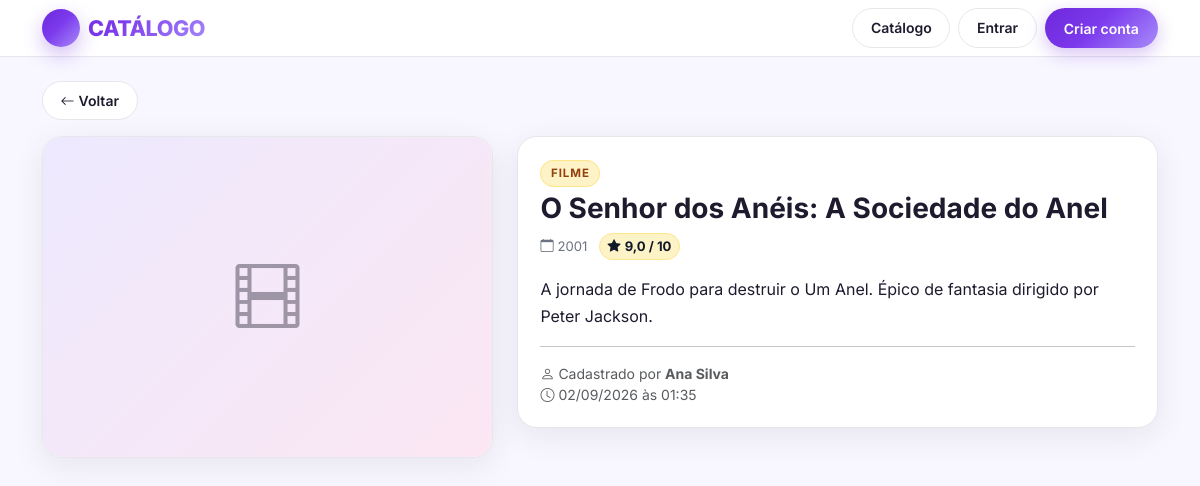
Screenshot of /View/item.php?id=2 with the database file from the repository.
### tables this page shows
CREATE TABLE IF NOT EXISTS itens (
    id          INT AUTO_INCREMENT PRIMARY KEY,
    usuario_id  INT NOT NULL,
    titulo      VARCHAR(190) NOT NULL,
    tipo        ENUM('livro','filme','jogo') NOT NULL,
    descricao   TEXT NOT NULL,
    ano         SMALLINT UNSIGNED NOT NULL,
    nota        DECIMAL(3,1) NOT NULL,
    imagem      VARCHAR(255) DEFAULT NULL,
    criado_em   DATETIME NOT NULL DEFAULT CURRENT_TIMESTAMP,
    CONSTRAINT fk_itens_usuario
        FOREIGN KEY (usuario_id) REFERENCES usuarios(id)
        ON DELETE CASCADE
        ON UPDATE CASCADE,
    INDEX idx_tipo (tipo),
    INDEX idx_titulo (titulo),
    INDEX idx_usuario (usuario_id),
    INDEX idx_criado (criado_em)
);

CREATE TABLE IF NOT EXISTS usuarios (
    id         INT AUTO_INCREMENT PRIMARY KEY,
    nome       VARCHAR(120) NOT NULL,
    email      VARCHAR(190) NOT NULL UNIQUE,
    senha      VARCHAR(255) NOT NULL,
    criado_em  DATETIME NOT NULL DEFAULT CURRENT_TIMESTAMP
);

### Model/Conexao.php (called while the page is built, shortened)
<?php
class Conexao
{
    private static ?PDO $instancia = null;
    public static function obterInstancia(): PDO
    {
        if (self::$instancia === null) {
            try {
                $dsn = "mysql:host=" . DB_HOST
                     . ";port=" . DB_PORT
                     . ";dbname=" . DB_NAME
                     . ";charset=utf8mb4";
                self::$instancia = new PDO($dsn, DB_USER, DB_PASSWORD, [
                    PDO::ATTR_ERRMODE            => PDO::ERRMODE_EXCEPTION,
                    PDO::ATTR_DEFAULT_FETCH_MODE => PDO::FETCH_ASSOC,
                    PDO::ATTR_EMULATE_PREPARES   => false,
                ]);
            } catch (PDOException $erro) {
                die("Erro ao conectar ao banco de dados: " . $erro->getMessage());
            }
        }
        return self::$instancia;
    }
}

### Controller/UsuarioController.php (called while the page is built, shortened)
<?php
class UsuarioController
{
    public function estaLogado(): bool
    {
        return isset($_SESSION["id_usuario"]);
    }
}

### Model/Item.php (called while the page is built, shortened)
<?php
class Item
{
    private PDO $db;
    public function __construct()
    {
        $this->db = Conexao::obterInstancia();
    }
    public function buscarPorId(int $idItem): array|false
    {
        try {
            $sql = "SELECT i.id,
                           i.titulo,
                           i.tipo,
                           i.descricao,
                           i.ano,
                           i.nota,
                           i.imagem,
                           i.criado_em,
                           i.usuario_id,
                           u.nome AS nome_usuario
                    FROM itens i
                    INNER JOIN usuarios u ON u.id = i.usuario_id
                    WHERE i.id = :id
                    LIMIT 1";
            $stmt = $this->db->prepare($sql);
            $stmt->bindValue(":id", $idItem, PDO::PARAM_INT);
            $stmt->execute();
            return $stmt->fetch();
        } catch (PDOException $erro) {
            error_log("Erro ao buscar item: " . $erro->getMessage());
            return false;
        }
    }
}

### Controller/ItemController.php (called while the page is built, shortened)
<?php
class ItemController
{
    private Item $itemModel;
    public function __construct()
    {
        $this->itemModel = new Item();
    }
    public function buscarPorId(int $idItem): array|false
    {
        return $this->itemModel->buscarPorId($idItem);
    }
}

### View/item.php (the view, shortened to what this page needs)
<?php
$usuarioController = new UsuarioController();
$itemController    = new ItemController();
$idItem = isset($_GET["id"]) ? (int) $_GET["id"] : 0;
$item = $itemController->buscarPorId($idItem);
$estaLogado = $usuarioController->estaLogado();
function esc(string $v): string { return htmlspecialchars($v, ENT_QUOTES, "UTF-8"); }
function iconeTipo(string $t): string { return match($t){"livro"=>"bi-book","filme"=>"bi-film","jogo"=>"bi-controller",default=>"bi-tag"}; }
function classeBadge(string $t): string { return match($t){"livro"=>"badge-livro","filme"=>"badge-filme","jogo"=>"badge-jogo",default=>"badge-livro"}; }
?>
<!DOCTYPE html>
<html lang="pt-BR">
<head>
<link href="https://cdn.jsdelivr.net/npm/bootstrap@5.3.3/dist/css/bootstrap.min.css" rel="stylesheet">
<link href="https://cdn.jsdelivr.net/npm/bootstrap-icons@1.11.3/font/bootstrap-icons.min.css" rel="stylesheet">
<link rel="stylesheet" href="../templates/css/global.css">
</head>
<body>
<nav class="navbar-catalogo">
<div class="container py-2 d-flex align-items-center justify-content-between gap-3 flex-wrap">
<a href="../index.php" class="brand d-flex align-items-center gap-2 text-decoration-none"><span class="logo-circle" style="width:38px;height:38px;font-size:1.1rem"><i class="bi bi-collection-play"></i></span>CATÁLOGO</a>
<div class="d-flex gap-2 flex-wrap">
<a href="catalog.php" class="btn btn-contorno btn-sm">Catálogo</a>
<?php if($estaLogado): ?><a href="meus-itens.php" class="btn btn-contorno btn-sm">Meus itens</a><a href="logout.php" class="btn btn-contorno btn-sm">Sair</a><?php else: ?><a href="login.php" class="btn btn-contorno btn-sm">Entrar</a><a href="register.php" class="btn btn-primario btn-sm">Criar conta</a><?php endif; ?>
</div></div></nav>
<main class="container py-4">
<a href="catalog.php" class="btn btn-contorno btn-sm mb-3"><i class="bi bi-arrow-left me-1"></i>Voltar</a>
<div class="row g-4">
<div class="col-lg-5">
<div class="detalhe-capa">
<?php if(!empty($item["imagem"])): ?><img src="../storage/uploads/capas/<?= esc($item["imagem"]) ?>" alt="<?= esc($item["titulo"]) ?>"><?php else: ?><div class="d-flex align-items-center justify-content-center p-5" style="min-height:320px;background:linear-gradient(135deg,#ede9fe,#fce7f3)"><i class="bi <?= iconeTipo($item["tipo"]) ?>" style="font-size:4rem;opacity:.4"></i></div><?php endif; ?>
</div>
</div>
<div class="col-lg-7">
<div class="info-box">
<span class="badge-tipo <?= classeBadge($item["tipo"]) ?>"><?= esc($item["tipo"]) ?></span>
<h1 class="h3 fw-bold mt-2 mb-2"><?= esc($item["titulo"]) ?></h1>
<div class="meta mb-3">
<span><i class="bi bi-calendar me-1"></i><?= (int)$item["ano"] ?></span>
<span class="nota"><i class="bi bi-star-fill me-1"></i><?= number_format((float)$item["nota"],1,",",".") ?> / 10</span>
</div>
<p class="mb-3" style="white-space:pre-wrap;line-height:1.7"><?= esc($item["descricao"]) ?></p>
<hr>
<div class="small text-muted">
<div><i class="bi bi-person me-1"></i>Cadastrado por <strong><?= esc($item["nome_usuario"]) ?></strong></div>
<div><i class="bi bi-clock me-1"></i><?= date("d/m/Y \à\s H:i", strtotime($item["criado_em"])) ?></div>
</div>
</div>
</div>
</div>
</main>
</body>
</html>

### templates/css/global.css (style rules this page uses)
:root { --roxo:#6d28d9; --roxo-esc:#4c1d95; --laranja:#f59e0b; --bg:#f8f7ff; --texto:#1e1b2e; --muted:#6b7280; --borda:#e5e7eb; --card:#ffffff; --radius:16px; --sombra:0 8px 32px rgba(30,27,46,.08); --grad:linear-gradient(135deg,#6d28d9 0%,#7c3aed 45%,#a78bfa 100%); --grad-esc:linear-gradient(135deg,#4c1d95 0%,#6d28d9 100%); }
* { box-sizing:border-box }
html,body { height:100% }
body { font-family:'Inter',system-ui,-apple-system,Segoe UI,Roboto,Helvetica,Arial,sans-serif; background:var(--bg); color:var(--texto); margin:0; -webkit-font-smoothing:antialiased; }
a { color:var(--roxo);text-decoration:none }
.navbar-catalogo { background:rgba(255,255,255,.92); backdrop-filter:blur(10px); border-bottom:1px solid var(--borda); position:sticky;top:0;z-index:100; }
.navbar-catalogo .brand { font-weight:800;letter-spacing:-.02em;font-size:1.35rem; background:var(--grad);-webkit-background-clip:text; -webkit-text-fill-color:transparent;background-clip:text; }
.btn-primario { background:var(--grad);color:#fff;border:0; border-radius:999px;padding:.6rem 1.2rem;font-weight:600; box-shadow:0 6px 18px rgba(109,40,217,.28); transition:transform .15s,box-shadow .15s,opacity .15s; }
.btn-contorno { background:#fff;border:1px solid var(--borda);border-radius:999px; padding:.5rem 1.1rem;font-weight:600;color:var(--texto); }
.badge-tipo { font-size:.72rem;letter-spacing:.08em;text-transform:uppercase; font-weight:700;padding:.32rem .6rem;border-radius:999px; }
.badge-filme { background:#fef3c7;color:#92400e;border:1px solid #fde68a }
.meta { font-size:.82rem;color:var(--muted);display:flex;gap:.7rem;align-items:center;flex-wrap:wrap }
.meta .nota { font-weight:700;color:#111827;background:#fef3c7;border:1px solid #fde68a;border-radius:999px;padding:.15rem .5rem }
.detalhe-capa { border-radius:20px;overflow:hidden;background:#fff;border:1px solid var(--borda);box-shadow:var(--sombra) }
.info-box { background:#fff;border:1px solid var(--borda);border-radius:20px;padding:1.4rem;box-shadow:var(--sombra) }
.logo-circle { width:52px;height:52px;border-radius:50%;display:flex;align-items:center;justify-content:center;background:var(--grad);color:#fff;box-shadow:0 8px 20px rgba(109,40,217,.3) }

### rows the page displays
itens: tipo "FILME", titulo "O Senhor dos Anéis: A Sociedade do Anel", ano "2001", nota "9,0", descricao "A jornada de Frodo para destruir o Um Anel. Épico de fantasia dirigido por Peter Jackson.", usuario.nome "Ana Silva", criado_em "02/09/2026 às 01:35"
